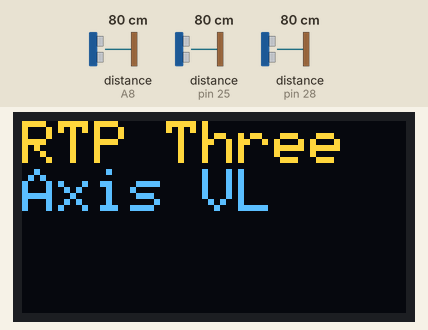
This program was run on a simulated Teensy 4. Parts: 128×64 one-colour display. The inputs (shaded band) are chosen by the test bench; at power-on: distance to the obstacle (sensors on A8, pin 25, pin 28) 80 cm. The OLED is the two-colour kind (top 16 rows yellow); what the program prints to the serial monitor is not drawn.

Above: at 1.3 s.
1.4 s: distance to the obstacle (sensor on A8) set to 2 cm
At 2.5 s:
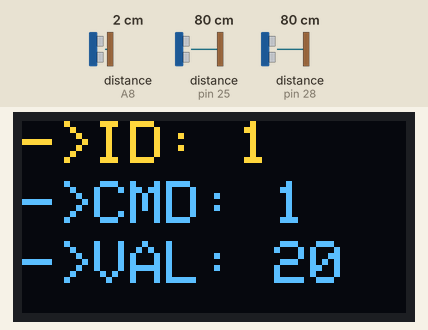
3.0 s: distance to the obstacle (sensor on pin 25) set to 2 cm
At 4.2 s:
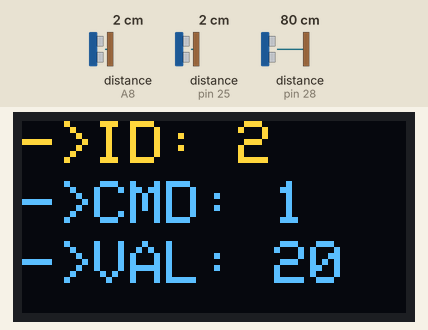
4.5 s: distance to the obstacle (sensor on pin 28) set to 2 cm
At 5.7 s:
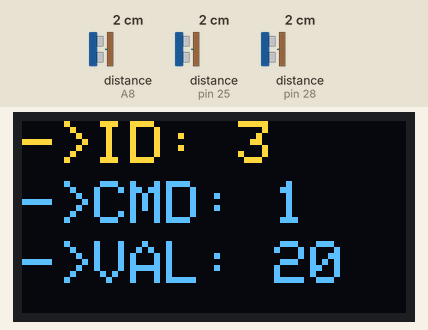
6.0 s: distance to the obstacle (sensor on A8) set to 4 cm
At 6.4 s:
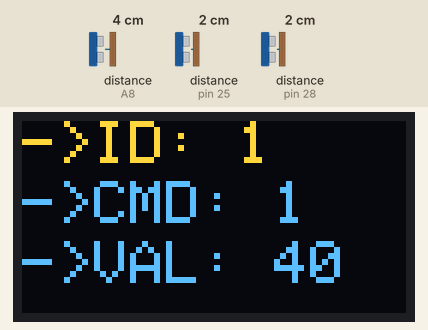
7.5 s: distance to the obstacle (sensor on pin 25) set to 4 cm
At 8.1 s:
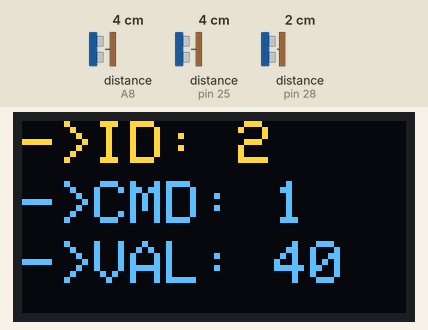
9.1 s: distance to the obstacle (sensor on pin 28) set to 4 cm
At 9.9 s:
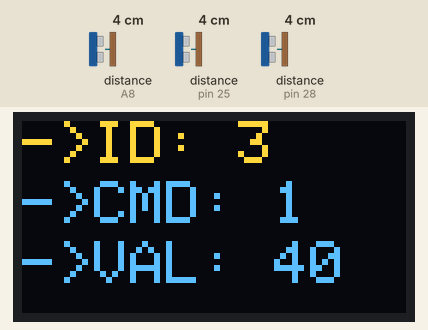
Timing chart, 0 to 11.6 s (numbered marks = the images above; inputs shaded):
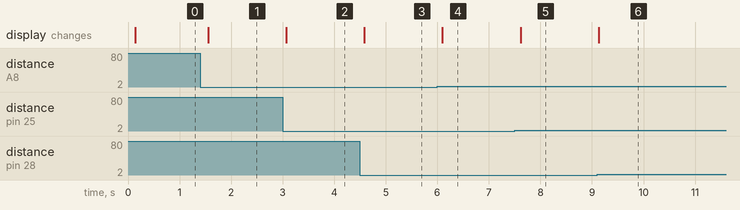

The program:

main.cpp
```cpp
#include <Arduino.h>
#include <Wire.h>
#include <Adafruit_GFX.h>
#include <Adafruit_SSD1306.h>
#include "RTPThreeAxisVL.hpp"

#define SCREEN_WIDTH 128 // OLED display width, in pixels
#define SCREEN_HEIGHT 64 // OLED display height, in pixels
#define SCREEN_ADDRESS 0x3C ///< See datasheet for Address; 0x3D for 128x64, 0x3C for 128x32

Adafruit_SSD1306 display{SCREEN_WIDTH, SCREEN_HEIGHT, &Wire, SCREEN_ADDRESS};
RTPThreeAxisVL vlSensor;

void printToScreen(ControlCommand command){
  display.clearDisplay();
  display.setTextSize(2); // Draw 2X-scale text
  display.setTextColor(SSD1306_WHITE);
  display.setCursor(0, 0);
  display.println("->ID: " + String(command.controlID));
  display.setCursor(0, 20);
  display.println("->CMD: " + String(command.commandType));
  display.setCursor(0, 40);
  display.println("->VAL: " + String(command.value));
  display.display();
}

void printToScreen(String text, int size){
  display.clearDisplay();
  display.setTextSize(size); // Draw 2X-scale text
  display.setTextColor(SSD1306_WHITE);
  display.setCursor(0, 0);
  display.println(text);
  display.display();      // Show initial text
}

void actOnCallbackThreeAxisChanged(ControlCommand callbackCommand){
  Serial.printf("-ID: %d\t\t-CMD: %d\t\t-Value:%d\n", callbackCommand.controlID, callbackCommand.commandType, callbackCommand.value);
  int midiValue = map(callbackCommand.value, 0, vlSensor.getMaxLimitReading(), 0, 127);
  usbMIDI.sendControlChange(callbackCommand.commandType, midiValue, callbackCommand.controlID);
  printToScreen(callbackCommand);
}

void setup(){
  Serial.begin (115200);
  Wire.begin();
  if(!display.begin(SSD1306_SWITCHCAPVCC, SCREEN_ADDRESS)) {
    Serial.println(F("SSD1306 allocation failed"));
    for(;;); // Don't proceed, loop foreve
  }
  Wire1.begin();
  vlSensor.initSetup();
  vlSensor.startContinuous();
  printToScreen("RTP Three Axis VL", 2);
}

void loop(){
  vlSensor.callbackThreeAxisChanged(actOnCallbackThreeAxisChanged);
}
```

RTPThreeAxisVL.cpp
```cpp
#include "RTPThreeAxisVL.hpp"

RTPThreeAxisVL::RTPThreeAxisVL(){
    _maxLimitReading = DEFAULT_MAX_READING;
    _minLimitReading = DEFAULT_MIN_READING;
}

void RTPThreeAxisVL::initSetup(){
    pinMode(SENSOR_1_PIN, OUTPUT);
    pinMode(SENSOR_2_PIN, OUTPUT);
    pinMode(SENSOR_3_PIN, OUTPUT);
    digitalWrite(SENSOR_1_PIN, LOW);
    digitalWrite(SENSOR_2_PIN, LOW);
    digitalWrite(SENSOR_3_PIN, LOW);

    delay(5);
    sensor1.setBus(&Wire1);
    sensor2.setBus(&Wire1);
    sensor3.setBus(&Wire1);
    pinMode(SENSOR_1_PIN, INPUT);
    delay(15);
    Serial.println("00");
    sensor1.init(true);
    Serial.println("01");
    delay(10);
    sensor1.setAddress((uint8_t)22);
    Serial.println("02");

    //SENSOR 2
    pinMode(SENSOR_2_PIN, INPUT);
    delay(15);
    sensor2.init(true);
    Serial.println("03");
    delay(10);
    sensor2.setAddress((uint8_t)25);
    Serial.println("04");

    //SENSOR 3
    pinMode(SENSOR_3_PIN, INPUT);
    delay(15);
    sensor3.init(true);
    Serial.println("05");
    delay(10);
    sensor3.setAddress((uint8_t)28);
    Serial.println("06");

    Serial.println("");
    Serial.println("addresses set");
    Serial.println("");
    Serial.println("");

    sensor1.setTimeout(50);
    sensor2.setTimeout(50);
    sensor3.setTimeout(50);
}

void RTPThreeAxisVL::startContinuous(){
    sensor1.startContinuous();
    sensor2.startContinuous();
    sensor3.startContinuous();
}

void RTPThreeAxisVL::stopContinuous(){
    sensor1.stopContinuous();
    sensor2.stopContinuous();
    sensor3.stopContinuous();
}

void RTPThreeAxisVL::setMaxLimitReading(int maxReading){
    _maxLimitReading = maxReading;
}

int RTPThreeAxisVL::getMaxLimitReading(){
    return _maxLimitReading;
}

void RTPThreeAxisVL::setMinLimitReading(int minReading){
    _minLimitReading = minReading;
}

int RTPThreeAxisVL::getMinLimitReading(){
    return _minLimitReading;
}

ThreeReadings RTPThreeAxisVL::getThreeReadings(){
    ThreeReadings readings;
    readings.sensorReading1 = sensor1.readRangeContinuousMillimeters();
    readings.sensorReading2 = sensor2.readRangeContinuousMillimeters();
    readings.sensorReading3 = sensor3.readRangeContinuousMillimeters();
    return readings;
}

ThreeReadings RTPThreeAxisVL::getThreeCleanReadings(){
    ThreeReadings readings = getThreeReadings();
    readings.sensorReading1 = readings.sensorReading1 > _maxLimitReading ? -1 : readings.sensorReading1;
    readings.sensorReading1 = constrain(readings.sensorReading1, -1, _maxLimitReading);
    readings.sensorReading2 = readings.sensorReading2 > _maxLimitReading ? -1 : readings.sensorReading2;
    readings.sensorReading2 = constrain(readings.sensorReading2, -1, _maxLimitReading);
    readings.sensorReading3 = readings.sensorReading3 > _maxLimitReading ? -1 : readings.sensorReading3;
    readings.sensorReading3 = constrain(readings.sensorReading3, -1, _maxLimitReading);
    return readings;
}

void RTPThreeAxisVL::callbackThreeAxisChanged(void (*userFunc) (ControlCommand callbackCommand)){
    ThreeReadings readings = getThreeCleanReadings();
    if(readings.sensorReading1 != lastReadings.sensorReading1 && readings.sensorReading1 != -1){
        ControlCommand command;
        command.controlID = SENSOR_1_ID;
        command.commandType = CONTROL_ID;
        command.value = readings.sensorReading1;
        userFunc(command);
    }
    if(readings.sensorReading2 != lastReadings.sensorReading2 && readings.sensorReading2 != -1){
        ControlCommand command;
        command.controlID = SENSOR_2_ID;
        command.commandType = CONTROL_ID;
        command.value = readings.sensorReading2;
        userFunc(command);
    }
    if(readings.sensorReading3 != lastReadings.sensorReading3 && readings.sensorReading3 != -1){
        ControlCommand command;
        command.controlID = SENSOR_3_ID;
        command.commandType = CONTROL_ID;
        command.value = readings.sensorReading3;
        userFunc(command);
    }
    lastReadings = readings;
}
```

RTPThreeAxisVL.hpp
```cpp
#pragma once

#include <VL53L0X.h>
#include "Wire.h"

#define CONTROL_ID 1

#define SENSOR_1_PIN 5
#define SENSOR_2_PIN 6
#define SENSOR_3_PIN 7

#define SENSOR_1_ID 1
#define SENSOR_2_ID 2
#define SENSOR_3_ID 3

#define DEFAULT_MAX_READING 306
#define DEFAULT_MIN_READING 50

struct ThreeReadings {
  int sensorReading1;
  int sensorReading2;
  int sensorReading3;
};

struct ControlCommand{
  int controlID;
  int commandType;
  int value;
};

class RTPThreeAxisVL{
  VL53L0X sensor1;
  VL53L0X sensor2;
  VL53L0X sensor3;
  ThreeReadings lastReadings;
  int _maxLimitReading;
  int _minLimitReading;
public:
  RTPThreeAxisVL();
  void initSetup();
  void startContinuous();
  void stopContinuous();
  void setMaxLimitReading(int maxReading);
  int getMaxLimitReading();
  void setMinLimitReading(int minReading);
  int getMinLimitReading();
  ThreeReadings getThreeReadings();
  ThreeReadings getThreeCleanReadings();
  void callbackThreeAxisChanged(void (*userFunc) (ControlCommand callbackCommand));
};
```

Measured:
- after the input at 1.4 s, the display: changes after 0.15 s (image 1)
- after the input at 3.0 s, the display: changes after 0.07 s (image 2)
- after the input at 4.5 s, the display: changes after 0.08 s (image 3)
- after the input at 6.0 s, the display: changes after 0.10 s (image 4)
- after the input at 7.5 s, the display: changes after 0.11 s (image 5)
- after the input at 9.1 s, the display: changes at once (image 6)
